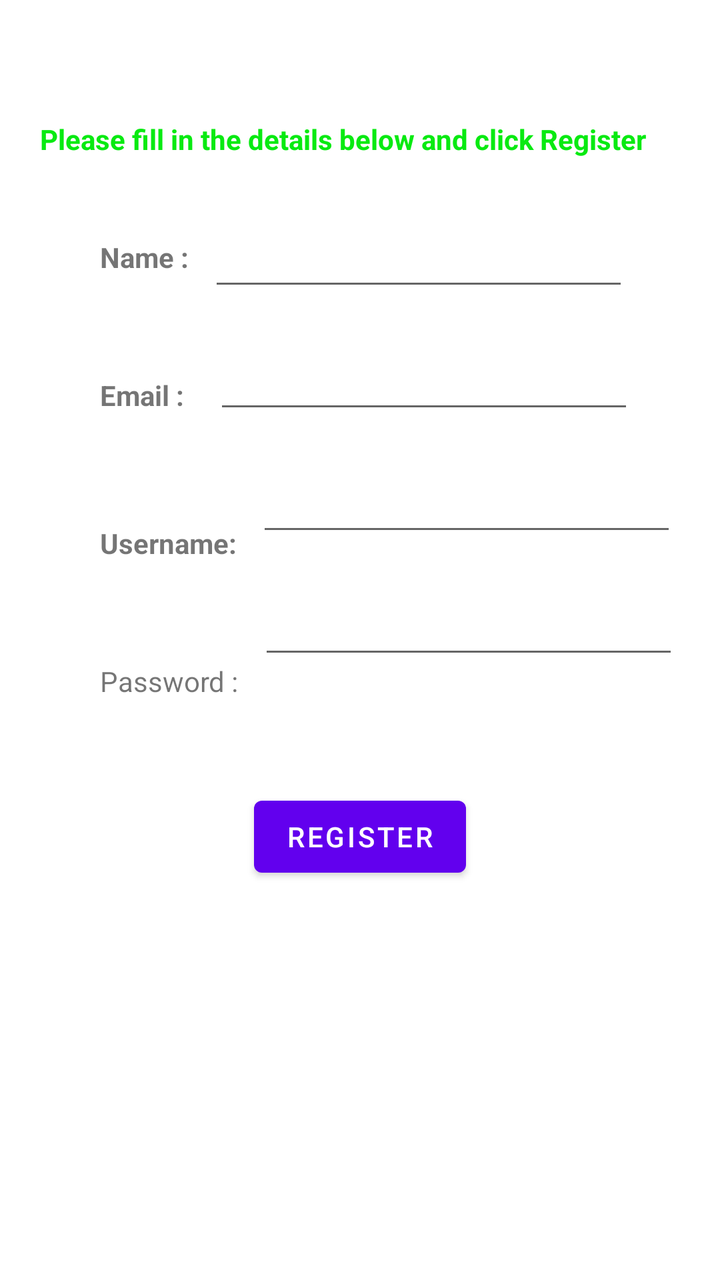
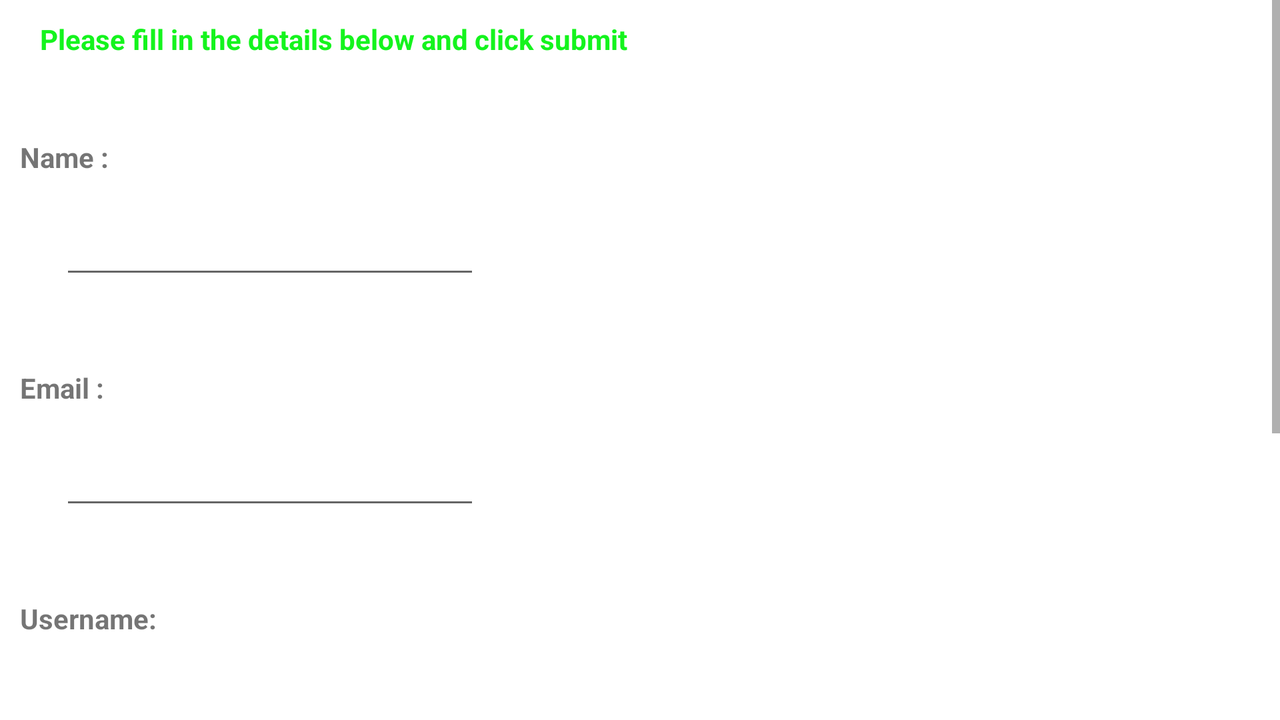

First picture: res/layout/ on a phone held upright. Second picture: the repository's own variant of that layout, on a device whose configuration matches the variant's folder. Source for both follows.
<!-- AndroidManifest.xml: application theme Theme.QuizForFun -->
<!-- res/layout/activity_register_screen.xml -->
<?xml version="1.0" encoding="utf-8"?>
<androidx.constraintlayout.widget.ConstraintLayout xmlns:android="http://schemas.android.com/apk/res/android"
    xmlns:app="http://schemas.android.com/apk/res-auto"
    xmlns:tools="http://schemas.android.com/tools"
    android:layout_width="match_parent"
    android:layout_height="match_parent"
    tools:context=".registerScreen">

    <TextView
        android:id="@+id/textView3"
        android:layout_width="wrap_content"
        android:layout_height="wrap_content"
        android:layout_marginStart="20dp"
        android:layout_marginTop="60dp"
        android:text="Please fill in the details below and click Register"
        android:textColor="#08EA11"
        android:textStyle="bold"
        app:layout_constraintStart_toStartOf="parent"
        app:layout_constraintTop_toTopOf="parent" />

    <TextView
        android:id="@+id/textView4"
        android:layout_width="wrap_content"
        android:layout_height="wrap_content"
        android:layout_marginStart="50dp"
        android:layout_marginTop="50dp"
        android:text="Email :"
        android:textStyle="bold"
        app:layout_constraintStart_toStartOf="parent"
        app:layout_constraintTop_toBottomOf="@+id/textView7" />

    <EditText
        android:id="@+id/regEmailField"
        android:layout_width="wrap_content"
        android:layout_height="wrap_content"
        android:layout_marginStart="15dp"
        android:layout_marginTop="20dp"
        android:ems="10"
        android:inputType="textPersonName"
        app:layout_constraintStart_toEndOf="@+id/textView4"
        app:layout_constraintTop_toBottomOf="@+id/regNameField" />

    <TextView
        android:id="@+id/textView5"
        android:layout_width="wrap_content"
        android:layout_height="wrap_content"
        android:layout_marginStart="50dp"
        android:layout_marginTop="55dp"
        android:text="Username:"
        android:textStyle="bold"
        app:layout_constraintStart_toStartOf="parent"
        app:layout_constraintTop_toBottomOf="@+id/textView4" />

    <EditText
        android:id="@+id/regUserNameField"
        android:layout_width="wrap_content"
        android:layout_height="wrap_content"
        android:layout_marginStart="10dp"
        android:layout_marginTop="20dp"
        android:ems="10"
        android:inputType="textPersonName"
        app:layout_constraintStart_toEndOf="@+id/textView5"
        app:layout_constraintTop_toBottomOf="@+id/regEmailField" />

    <TextView
        android:id="@+id/textView6"
        android:layout_width="wrap_content"
        android:layout_height="wrap_content"
        android:layout_marginStart="50dp"
        android:layout_marginTop="50dp"
        android:text="Password :"
        app:layout_constraintStart_toStartOf="parent"
        app:layout_constraintTop_toBottomOf="@+id/textView5" />

    <EditText
        android:id="@+id/regPasswordField"
        android:layout_width="wrap_content"
        android:layout_height="wrap_content"
        android:layout_marginStart="10dp"
        android:layout_marginTop="20dp"
        android:ems="10"
        android:inputType="textPassword"
        app:layout_constraintStart_toEndOf="@+id/textView6"
        app:layout_constraintTop_toBottomOf="@+id/regUserNameField" />

    <Button
        android:id="@+id/submitButton"
        android:layout_width="wrap_content"
        android:layout_height="wrap_content"
        android:layout_marginStart="150dp"
        android:layout_marginTop="60dp"
        android:layout_marginEnd="150dp"
        android:text="REGISTER"
        app:layout_constraintEnd_toEndOf="parent"
        app:layout_constraintStart_toStartOf="parent"
        app:layout_constraintTop_toBottomOf="@+id/regPasswordField" />

    <TextView
        android:id="@+id/textView7"
        android:layout_width="wrap_content"
        android:layout_height="wrap_content"
        android:layout_marginStart="50dp"
        android:layout_marginTop="40dp"
        android:text="Name :"
        android:textStyle="bold"
        app:layout_constraintStart_toStartOf="parent"
        app:layout_constraintTop_toBottomOf="@+id/textView3" />

    <EditText
        android:id="@+id/regNameField"
        android:layout_width="wrap_content"
        android:layout_height="wrap_content"
        android:layout_marginStart="10dp"
        android:layout_marginTop="30dp"
        android:ems="10"
        android:inputType="textPersonName"
        app:layout_constraintStart_toEndOf="@+id/textView7"
        app:layout_constraintTop_toBottomOf="@+id/textView3" />
</androidx.constraintlayout.widget.ConstraintLayout>
<!-- resources referenced by this layout -->
<resources>
  <style name="Theme.QuizForFun" parent="Theme.MaterialComponents.DayNight.DarkActionBar">
          
          <item name="colorPrimary">@color/purple_500</item>
          <item name="colorPrimaryVariant">@color/purple_700</item>
          <item name="colorOnPrimary">@color/white</item>
          
          <item name="colorSecondary">@color/teal_200</item>
          <item name="colorSecondaryVariant">@color/teal_700</item>
          <item name="colorOnSecondary">@color/black</item>
          
          <item name="android:statusBarColor" tools:targetApi="l">?attr/colorPrimaryVariant</item>
          
      </style>
</resources>
<!-- res/layout-land/activity_register_screen.xml (the repository's variant of the layout above) -->
<!-- drawn on the phone turned sideways -->
<?xml version="1.0" encoding="utf-8"?>
<androidx.constraintlayout.widget.ConstraintLayout xmlns:android="http://schemas.android.com/apk/res/android"
    xmlns:app="http://schemas.android.com/apk/res-auto"
    xmlns:tools="http://schemas.android.com/tools"
    android:layout_width="match_parent"
    android:layout_height="match_parent"
    tools:context=".registerScreen">

    <ScrollView
        android:layout_width="match_parent"
        android:layout_height="match_parent"
        tools:layout_editor_absoluteX="118dp"
        tools:layout_editor_absoluteY="426dp">

        <LinearLayout
            android:layout_width="match_parent"
            android:layout_height="match_parent"
            android:orientation="vertical">

            <TextView
                android:id="@+id/textView3"
                android:layout_width="wrap_content"
                android:layout_height="wrap_content"
                android:layout_marginStart="20dp"
                android:layout_marginTop="10dp"
                android:text="Please fill in the details below and click submit"
                android:textColor="#14F41D"
                android:textStyle="bold"
                app:layout_constraintStart_toStartOf="parent"
                app:layout_constraintTop_toTopOf="parent" />

            <TextView
                android:id="@+id/textView7"
                android:layout_width="wrap_content"
                android:layout_height="wrap_content"
                android:layout_marginStart="10dp"
                android:layout_marginTop="40dp"
                android:text="Name :"
                android:textStyle="bold"
                app:layout_constraintStart_toStartOf="parent"
                app:layout_constraintTop_toBottomOf="@+id/textView3" />

            <EditText
                android:id="@+id/regNameField"
                android:layout_width="wrap_content"
                android:layout_height="wrap_content"
                android:layout_marginStart="30dp"
                android:layout_marginTop="15dp"
                android:ems="10"
                android:inputType="textPersonName"
                app:layout_constraintStart_toEndOf="@+id/textView7"
                app:layout_constraintTop_toBottomOf="@+id/textView3" />

            <TextView
                android:id="@+id/textView4"
                android:layout_width="wrap_content"
                android:layout_height="wrap_content"
                android:layout_marginStart="10dp"
                android:layout_marginTop="40dp"
                android:text="Email :"
                android:textStyle="bold"
                app:layout_constraintStart_toStartOf="parent"
                app:layout_constraintTop_toBottomOf="@+id/textView7" />

            <EditText
                android:id="@+id/regEmailField"
                android:layout_width="wrap_content"
                android:layout_height="wrap_content"
                android:layout_marginStart="30dp"
                android:layout_marginTop="15dp"
                android:ems="10"
                android:inputType="textPersonName"
                app:layout_constraintStart_toEndOf="@+id/textView4"
                app:layout_constraintTop_toBottomOf="@+id/regNameField" />

            <TextView
                android:id="@+id/textView5"
                android:layout_width="wrap_content"
                android:layout_height="wrap_content"
                android:layout_marginStart="10dp"
                android:layout_marginTop="40dp"
                android:text="Username:"
                android:textStyle="bold"
                app:layout_constraintStart_toStartOf="parent"
                app:layout_constraintTop_toBottomOf="@+id/textView4" />

            <EditText
                android:id="@+id/regUserNameField"
                android:layout_width="wrap_content"
                android:layout_height="wrap_content"
                android:layout_marginStart="30dp"
                android:layout_marginTop="15dp"
                android:ems="10"
                android:inputType="textPersonName"
                app:layout_constraintStart_toEndOf="@+id/textView5"
                app:layout_constraintTop_toBottomOf="@+id/regEmailField" />

            <TextView
                android:id="@+id/textView6"
                android:layout_width="wrap_content"
                android:layout_height="wrap_content"
                android:layout_marginStart="10dp"
                android:layout_marginTop="40dp"
                android:text="Password :"
                app:layout_constraintStart_toStartOf="parent"
                app:layout_constraintTop_toBottomOf="@+id/textView5" />

            <EditText
                android:id="@+id/regPasswordField"
                android:layout_width="wrap_content"
                android:layout_height="wrap_content"
                android:layout_marginStart="30dp"
                android:layout_marginTop="15dp"
                android:ems="10"
                android:inputType="textPassword"
                app:layout_constraintStart_toEndOf="@+id/textView6"
                app:layout_constraintTop_toBottomOf="@+id/regUserNameField" />

            <Button
                android:id="@+id/submitButton"
                android:layout_width="wrap_content"
                android:layout_height="wrap_content"
                android:layout_marginStart="50dp"
                android:layout_marginTop="60dp"
                android:layout_marginEnd="150dp"
                android:text="REGISTER"
                app:layout_constraintEnd_toEndOf="parent"
                app:layout_constraintStart_toStartOf="parent"
                app:layout_constraintTop_toBottomOf="@+id/regPasswordField" />

        </LinearLayout>
    </ScrollView>
</androidx.constraintlayout.widget.ConstraintLayout>
